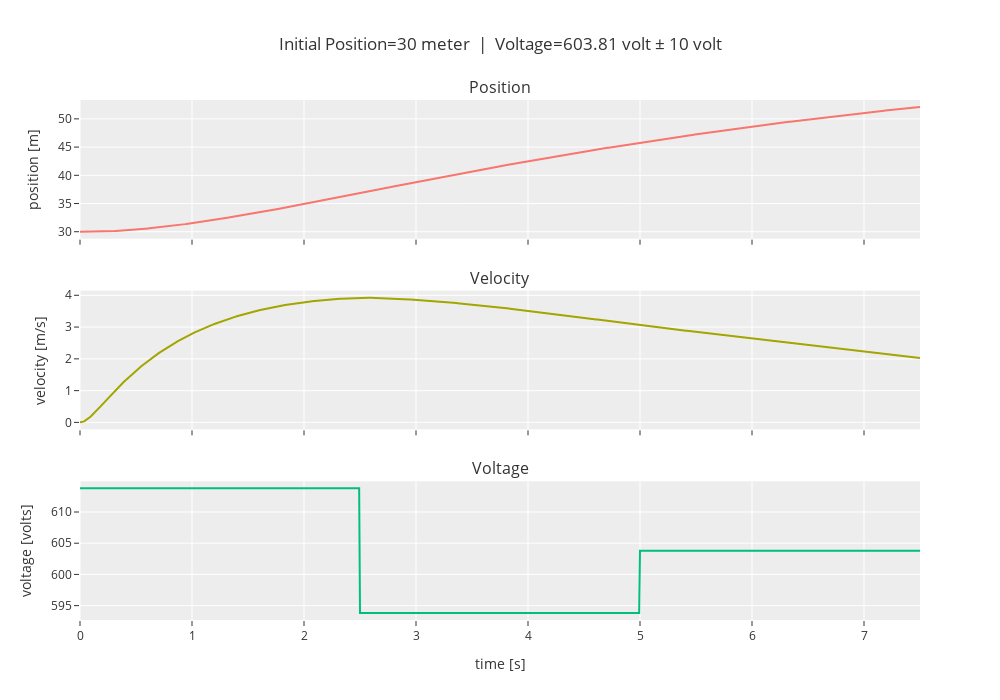

The code cell stored with this chart in its notebook:
### Markdown cell above
### $x = 30$

### Code cell
nonlinear_analysis(30, doublet_magnitude=10)

### Figure 1 — Plotly figure (JSON) as saved in the notebook; plotly's stock layout.template omitted (floating-point values rounded to 4 significant figures; data arrays with more than 128 entries replaced by an {"elided": "..."} marker saying what was removed)
{"data": [{"type": "scatter", "x": {"elided": "752 float values"}, "xaxis": "x", "y": {"elided": "752 float values"}, "yaxis": "y"}, {"type": "scatter", "x": {"elided": "752 float values"}, "xaxis": "x2", "y": {"elided": "752 float values"}, "yaxis": "y2"}, {"type": "scatter", "x": {"elided": "1000 float values"}, "xaxis": "x3", "y": {"elided": "1000 float values"}, "yaxis": "y3"}], "layout": {"annotations": [{"font": {"size": 16}, "showarrow": false, "text": "Position", "x": 0.5, "xanchor": "center", "xref": "paper", "y": 1, "yanchor": "bottom", "yref": "paper"}, {"font": {"size": 16}, "showarrow": false, "text": "Velocity", "x": 0.5, "xanchor": "center", "xref": "paper", "y": 0.6333, "yanchor": "bottom", "yref": "paper"}, {"font": {"size": 16}, "showarrow": false, "text": "Voltage", "x": 0.5, "xanchor": "center", "xref": "paper", "y": 0.2667, "yanchor": "bottom", "yref": "paper"}], "height": 700, "showlegend": false, "title": {"text": "Initial Position=30 meter  |  Voltage=603.81 volt ± 10 volt"}, "width": 1000, "xaxis": {"anchor": "y", "domain": [0, 1], "matches": "x3", "showticklabels": false}, "xaxis2": {"anchor": "y2", "domain": [0, 1], "matches": "x3", "showticklabels": false}, "xaxis3": {"anchor": "y3", "domain": [0, 1], "title": {"text": "time [s]"}}, "yaxis": {"anchor": "x", "domain": [0.7333, 1], "title": {"text": "position [m]"}}, "yaxis2": {"anchor": "x2", "domain": [0.3667, 0.6333], "title": {"text": "velocity [m/s]"}}, "yaxis3": {"anchor": "x3", "domain": [0, 0.2667], "title": {"text": "voltage [volts]"}}}}
